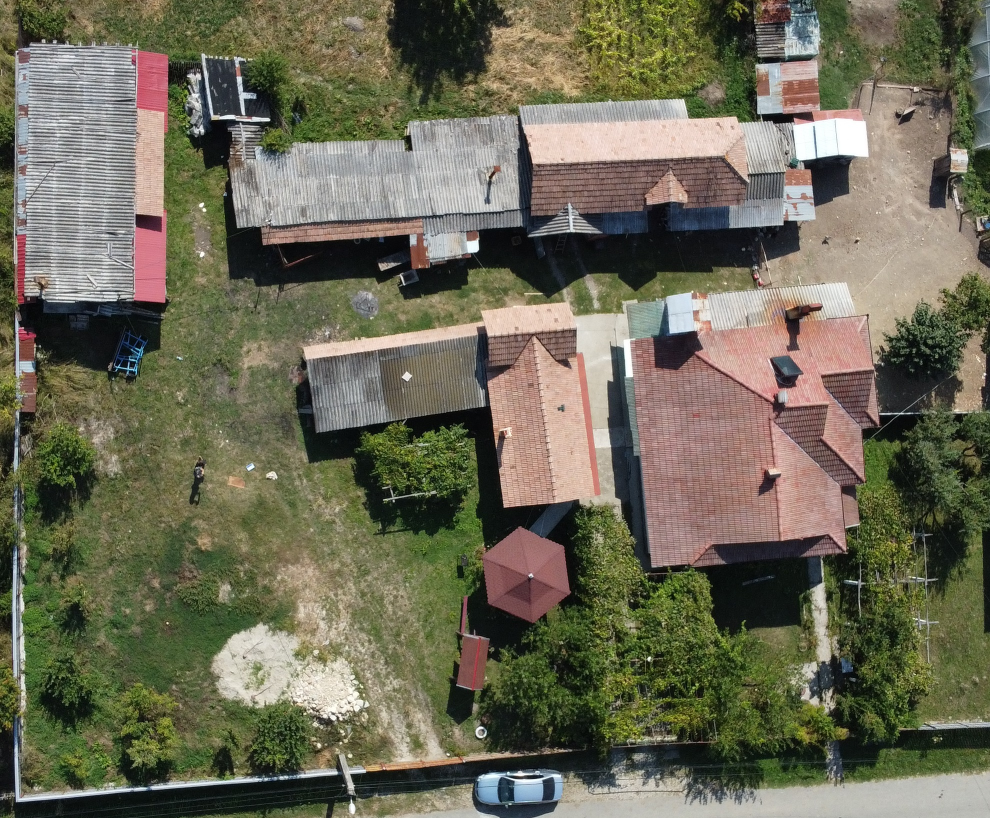
#> input picture images/image_to_search.jpg, 1980 x 1636 px (shown at 1/2 size)
$ jupyter execute --allow-errors image_aligment-taken_care_of.ipynb
#> lines starting #> are read from the running program, lines starting #| are printed output that depends on the picture; pictures that were not available may be replaced by others from this repository, and a replacement may not be noted
[cell 1]
import numpy as np
import cv2 as cv
import matplotlib.pyplot as plt
import os

[cell 2]
results_folder = "final_results"
template_image_path = './images/image_to_search.jpg'
img1_path = './images/13_sept_2021.JPG'
img2_path = './images/14_sept_2021.JPG'
img3_path = './images/25_sept_2021.JPG'
img4_path = './images/12_nov_2021_0.JPG'
img5_path = './images/12_nov_2021_1.JPG'
img6_path = './images/18_dec_2021.JPG'
img7_path = './images/18_apr_2022.JPG'
img8_path = './images/24_apr_2022.JPG'

img_path = img8_path

folder_path = results_folder + f'/{img_path.split("/")[-1].split(".")[0]}'

isExist = os.path.exists(folder_path)

if not isExist:
    # Create a new directory because it does not exist
    os.makedirs(folder_path)

def order_points(pts):
	# initialzie a list of coordinates that will be ordered
	# such that the first entry in the list is the top-left,
	# the second entry is the top-right, the third is the
	# bottom-right, and the fourth is the bottom-left
	rect = np.zeros((4, 2), dtype = "float32")
	# the top-left point will have the smallest sum, whereas
	# the bottom-right point will have the largest sum
	s = pts.sum(axis = 1)
	rect[0] = pts[np.argmin(s)]
	rect[2] = pts[np.argmax(s)]
	# now, compute the difference between the points, the
	# top-right point will have the smallest difference,
	# whereas the bottom-left will have the largest difference
	diff = np.diff(pts, axis = 1)
	rect[1] = pts[np.argmin(diff)]
	rect[3] = pts[np.argmax(diff)]
	# return the ordered coordinates
	return rect

def four_point_transform(image, pts):
    # obtain a consistent order of the points and unpack them
    # individually
    rect = order_points(pts)
    #rect = pts
    (tl, tr, br, bl) = rect
    #(tl, bl, br, tr) = rect
    # compute the width of the new image, which will be the
    # maximum distance between bottom-right and bottom-left
    # x-coordiates or the top-right and top-left x-coordinates
    widthA = np.sqrt(((br[0] - bl[0]) ** 2) + ((br[1] - bl[1]) ** 2))
    widthB = np.sqrt(((tr[0] - tl[0]) ** 2) + ((tr[1] - tl[1]) ** 2))
    maxWidth = max(int(widthA), int(widthB))

    # compute the height of the new image, which will be the
    # maximum distance between the top-right and bottom-right
    # y-coordinates or the top-left and bottom-left y-coordinates
    heightA = np.sqrt(((tr[0] - br[0]) ** 2) + ((tr[1] - br[1]) ** 2))
    heightB = np.sqrt(((tl[0] - bl[0]) ** 2) + ((tl[1] - bl[1]) ** 2))
    maxHeight = max(int(heightA), int(heightB))

    # now that we have the dimensions of the new image, construct
    # the set of destination points to obtain a "birds eye view",
    # (i.e. top-down view) of the image, again specifying points
    # in the top-left, top-right, bottom-right, and bottom-left
    # order
    dst = np.array([
        [0, 0],
        [maxWidth - 1, 0],
        [maxWidth - 1, maxHeight - 1],
        [0, maxHeight - 1]], dtype = "float32")

    # compute the perspective transform matrix and then apply it
    M = cv2.getPerspectiveTransform(rect, dst)
    warped = cv2.warpPerspective(image, M, (maxWidth, maxHeight))

    # return the warped image
    return warped

[cell 3]
import numpy as np
import cv2 as cv
from matplotlib import pyplot as plt
MIN_MATCH_COUNT = 10

from imutils import paths
import numpy as np
import argparse
import imutils
import cv2
import os


template_image = cv.imread(template_image_path) # trainImage
#> template_image is the input picture: shape (1636, 1980, 3); mean B, G, R 86, 106, 108.3
template_image = cv2.cvtColor(template_image, cv2.COLOR_BGR2RGB)

img2 = cv.imread(img_path)          # queryImage
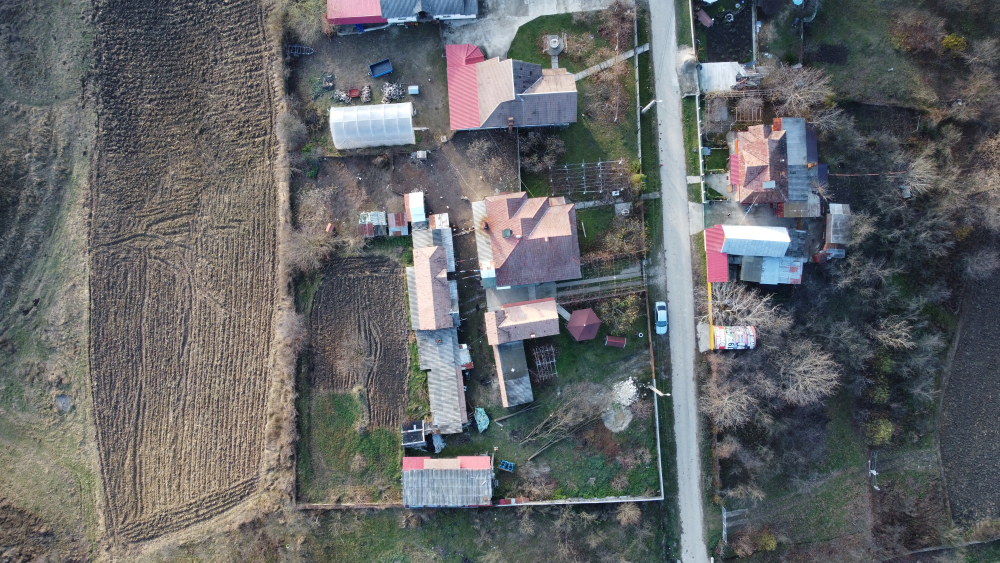
#> input picture images/12_nov_2021.JPG, 4000 x 2250 px, given in place of 24_apr_2022.JPG, which was not available (shown at 1/4 size)
#> img2 is the input picture: shape (2250, 4000, 3); mean B, G, R 103.8, 102, 99.9
img2 = cv2.cvtColor(img2, cv2.COLOR_BGR2RGB)

# Initiate SIFT detector
sift = cv.SIFT_create()
# find the keypoints and descriptors with SIFT
kp1, des1 = sift.detectAndCompute(template_image,None)
#> kp1 = 52404 keypoints; strongest (x, y, size): (946, 493, 17.3), (335, 1246, 2.9), (976, 1092, 2.4), (535, 239, 6.1)
kp2, des2 = sift.detectAndCompute(img2,None)
#> kp2 = 158616 keypoints; strongest (x, y, size): (1818, 918, 5.1), (1921, 1367, 3.2), (2852, 77, 5.1), (2884, 801, 4)
FLANN_INDEX_KDTREE = 1
index_params = dict(algorithm = FLANN_INDEX_KDTREE, trees = 5)
search_params = dict(checks = 50)
flann = cv.FlannBasedMatcher(index_params, search_params)
matches = flann.knnMatch(des1,des2,k=2)
#> matches = 52404 matches
# store all the good matches as per Lowe's ratio test.
good = []
for m,n in matches:
    if m.distance < 0.7*n.distance:
        good.append(m)
#> after the loop, good = 253 matches

[cell 4]
print(np.shape(good))
#| (253,)

[cell 5]
if len(good)>MIN_MATCH_COUNT:
    src_pts = np.float32([ kp1[m.queryIdx].pt for m in good ]).reshape(-1,1,2)
#> src_pts = 253 rows, first 8: [22.03, 1327.2], [27.42, 734.7], [34.43, 1605.5], [38.33, 1454.6], [62.49, 317.1], [71.06, 311.3], [71.34, 279.8], [71.35, 204.7]
    dst_pts = np.float32([ kp2[m.trainIdx].pt for m in good ]).reshape(-1,1,2)
#> dst_pts = 253 rows, first 8: [2237.1, 264.9], [1119.5, 1588.5], [1822.9, 1079], [149.8, 2080.3], [723.3, 1756.3], [1766.5, 2009.2], [1745, 2008], [1693, 2010.6]
    M, mask = cv.findHomography(src_pts, dst_pts, cv.RANSAC,5.0)
#> M = [[-0.131, 0.766, 1550.7], [-0.788, 0.0487, 2064.8], [-4.87e-05, 3.36e-05, 1]]; mask = 253 values, max 1 at index 5, min 0 at index 0, mean 0.498
    matchesMask = mask.ravel().tolist()
#> matchesMask has the same summary as mask
    h,w = np.shape(template_image[:,:,0])
#> h = 1636; w = 1980
    pts = np.float32([ [0,0],[0,h-1],[w-1,h-1],[w-1,0] ]).reshape(-1,1,2)
    dst = cv.perspectiveTransform(pts,M)
#> dst = [[1550.7, 2064.8], [2657.1, 2032.8], [2654.6, 610.1], [1430.1, 559]]
    #img2_lines = cv.polylines(img2,[np.int32(dst)],True,255,3, cv.LINE_AA)
else:
    print( "Not enough matches are found - {}/{}".format(len(good), MIN_MATCH_COUNT) )
    matchesMask = None

[cell 6]
print(img_path.split("/")[-1].split(".")[0])

[cell 7]
draw_params = dict(matchColor = (0,255,0), # draw matches in green color
                   singlePointColor = None,
                   matchesMask = matchesMask, # draw only inliers
                   flags = 2)
#> draw_params = 4 items
img3 = cv.drawMatches(template_image,kp1,img2,kp2,good,None,**draw_params)
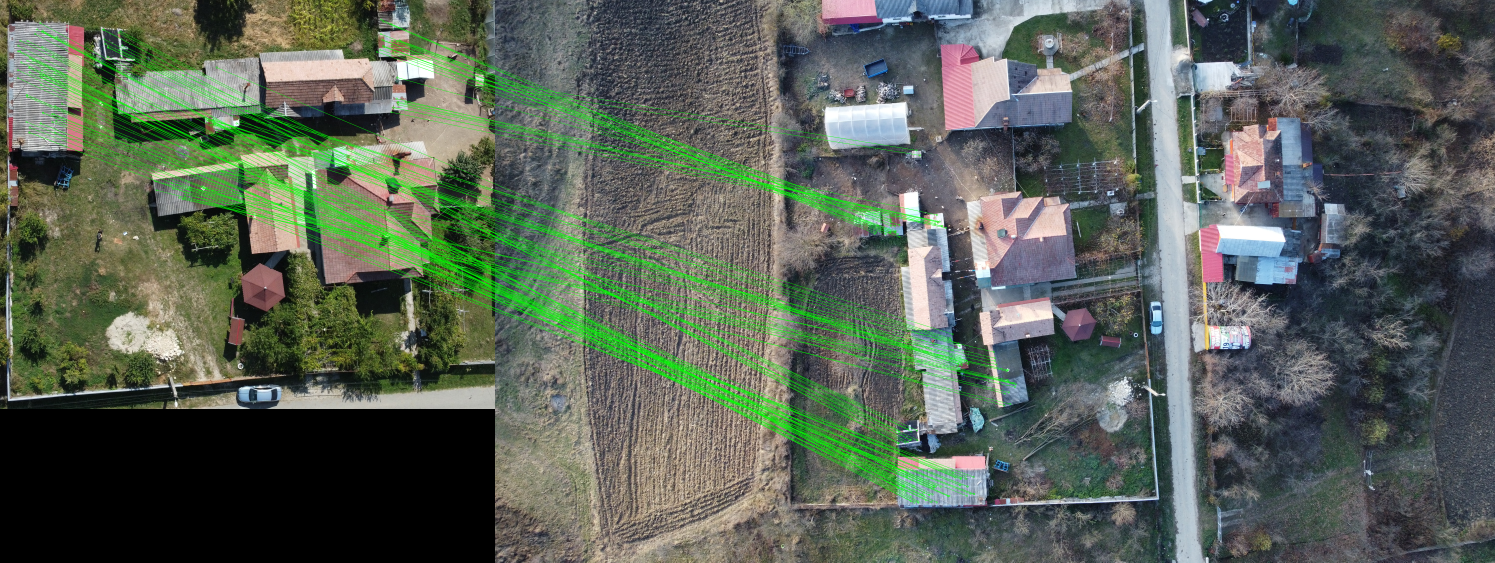
#> img3: shape (2250, 5980, 3) (shown at 1/4 size); mean R, G, B 88.9, 98.5, 86.5

plt.imshow(img3, 'gray'),plt.show()
# Save the output.
img3 = cv2.cvtColor(img3, cv2.COLOR_RGB2BGR)
cv.imwrite(folder_path + f'/{img_path.split("/")[-1].split(".")[0]}_matched_features_with_template.jpg', img3)
#> Out = True

[cell 8]
print(dst)
#| [[[1550.7183 2064.8396]]
#|  [[2657.1128 2032.8395]]
#|  [[2654.622   610.0581]]
#|  [[1430.0868  558.9638]]]
print(dst[2][0][0])
#| 2654.622

[cell 9]
top_left_x = int(min([dst[0][0][0],dst[1][0][0],dst[2][0][0],dst[3][0][0]]))
#> top_left_x = 1430
top_left_y = int(min([dst[0][0][1],dst[1][0][1],dst[2][0][1],dst[3][0][1]]))
#> top_left_y = 558
bot_right_x = int(max([dst[0][0][0],dst[1][0][0],dst[2][0][0],dst[3][0][0]]))
#> bot_right_x = 2657
bot_right_y = int(max([dst[0][0][1],dst[1][0][1],dst[2][0][1],dst[3][0][1]]))
#> bot_right_y = 2064

img_4 = img2[top_left_y:bot_right_y, top_left_x:bot_right_x]
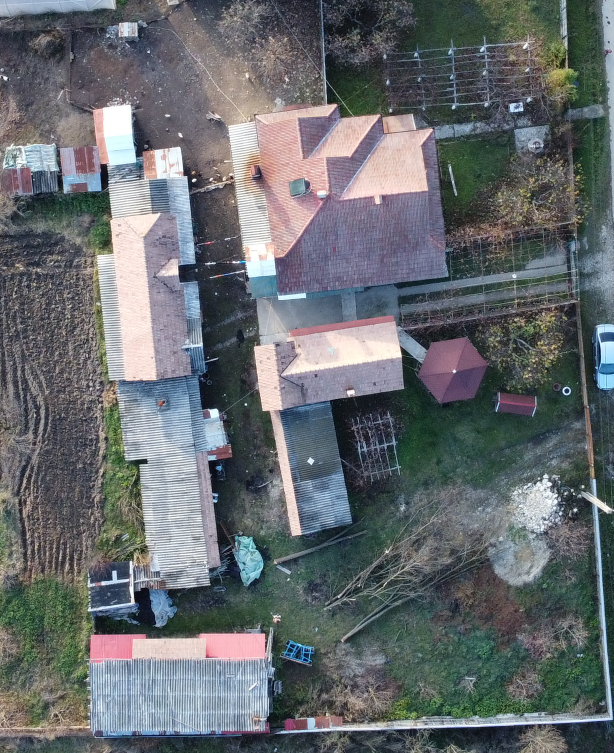
#> img_4: shape (1506, 1227, 3) (shown at 1/2 size); mean R, G, B 102.3, 107.1, 110.3


plt.imshow(img3, 'gray'),plt.show()
plt.imshow(img_4, 'gray'),plt.show()
# Save the output.

img_4 = cv2.cvtColor(img_4, cv2.COLOR_RGB2BGR)
cv.imwrite(folder_path + f'/{img_path.split("/")[-1].split(".")[0]}_cropped_img.jpg', img_4)
#> Out = True

[cell 10]
dst = dst.reshape(4,2)


print(np.shape(dst))
#| (4, 2)
warped = four_point_transform(img2, dst)
#> in order_points, `s = pts.sum(axis = 1)`: s = [3615.6, 4690, 3264.7, 1989.1]
#> in order_points, `diff = np.diff(pts, axis = 1)`: diff = [514.1, -624.3, -2044.6, -871.1]
#> in four_point_transform, `rect = order_points(pts)`: rect = [[1430.1, 559], [2654.6, 610.1], [2657.1, 2032.8], [1550.7, 2064.8]]
#> in four_point_transform, `(tl, tr, br, bl) = rect`: tl = [1430.1, 559]; tr = [2654.6, 610.1]; br = [2657.1, 2032.8]; bl = [1550.7, 2064.8]
#> in four_point_transform, `widthA = np.sqrt(((br[0] - bl[0]) ** 2) + ((br[1] - bl[1]) ** 2))`: widthA = 1106.9
#> in four_point_transform, `widthB = np.sqrt(((tr[0] - tl[0]) ** 2) + ((tr[1] - tl[1]) ** 2))`: widthB = 1225.6
#> in four_point_transform, `maxWidth = max(int(widthA), int(widthB))`: maxWidth = 1225
#> in four_point_transform, `heightA = np.sqrt(((tr[0] - br[0]) ** 2) + ((tr[1] - br[1]) ** 2))`: heightA = 1422.8
#> in four_point_transform, `heightB = np.sqrt(((tl[0] - bl[0]) ** 2) + ((tl[1] - bl[1]) ** 2))`: heightB = 1510.7
#> in four_point_transform, `maxHeight = max(int(heightA), int(heightB))`: maxHeight = 1510
#> in four_point_transform, `dst = np.array([ [0, 0], [maxWidth - 1, 0], [maxWidth - 1, maxHeight -..`: dst = [[0, 0], [1224, 0], [1224, 1509], [0, 1509]]
#> in four_point_transform, `M = cv2.getPerspectiveTransform(rect, dst)`: M = [[0.862, -0.069, -1193.8], [-0.0346, 0.828, -413.5], [-4.04e-05, -5.51e-05, 1]]
#> in four_point_transform, `warped = cv2.warpPerspective(image, M, (maxWidth, maxHeight))`:
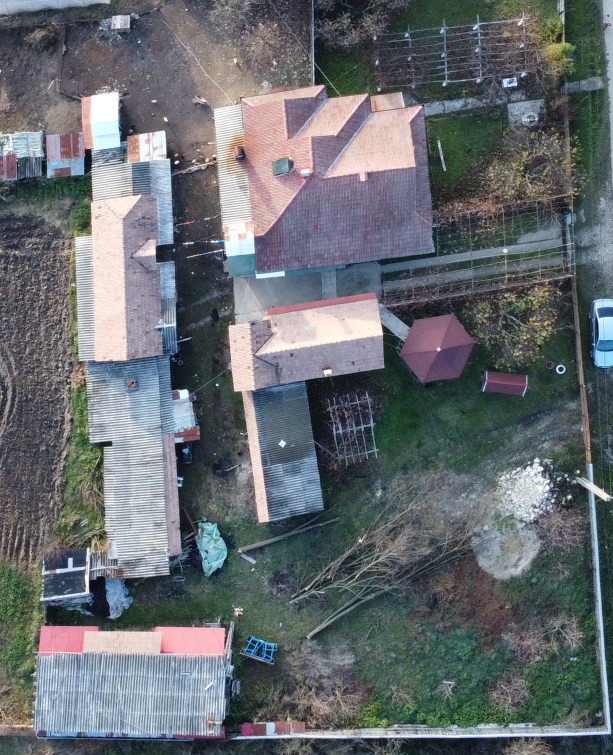
#> warped: shape (1510, 1225, 3) (shown at 1/2 size); mean R, G, B 102, 107.4, 111.1

[cell 11]
plt.imshow(warped, 'gray'),plt.show()
# Save the output.
resized_template_image = cv2.resize(template_image, (1200, 1200))
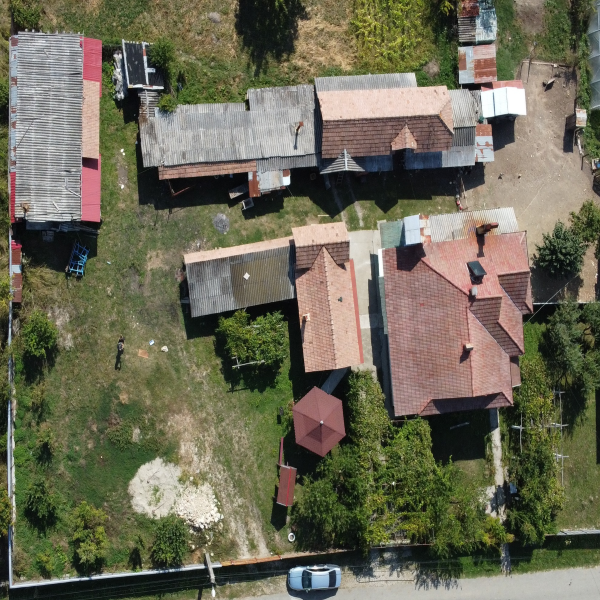
#> resized_template_image: shape (1200, 1200, 3) (shown at 1/2 size); mean R, G, B 108.2, 105.9, 85.9
#> (the rest of this cell did not finish here and is left out)
